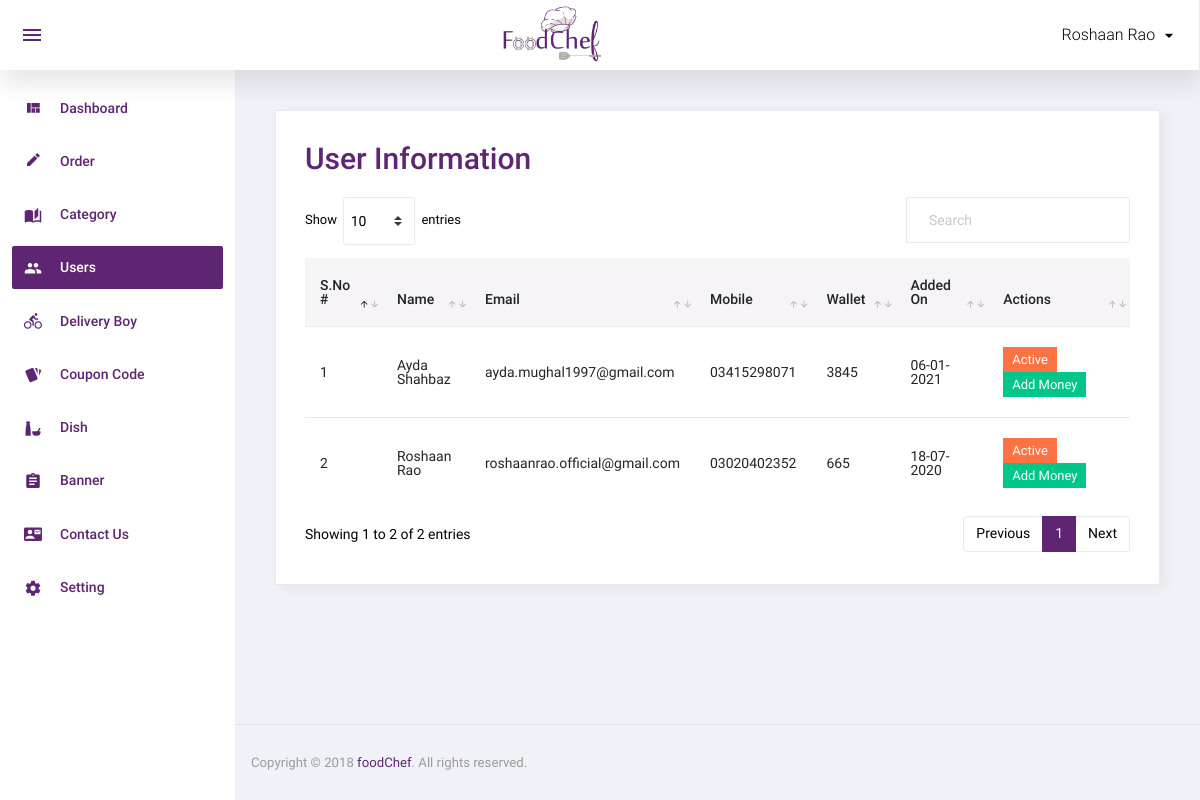
The app's page /admin/user.php (signed in) with its own data.
### tables this page shows
CREATE TABLE `user` (
  `id` int(11) NOT NULL,
  `name` varchar(50) NOT NULL,
  `email` varchar(50) NOT NULL,
  `mobile` varchar(15) NOT NULL,
  `password` varchar(100) NOT NULL,
  `status` int(11) NOT NULL,
  `email_verify` int(11) NOT NULL,
  `rand_str` varchar(20) NOT NULL,
  `referral_code` varchar(20) NOT NULL,
  `from_referral_code` varchar(20) NOT NULL,
  `added_on` datetime NOT NULL
);

### function.inc.php (called while the page is built, shortened)
	<?php
function getWalletAmt($uid){
	global $con;
	$sql="select * from wallet where user_id='$uid'";
	$res=mysqli_query($con,$sql);
	$in=0;
	$out=0;
	while($row=mysqli_fetch_assoc($res)){
		if($row['type']=='in'){
			$in=$in+$row['amt'];
		}
		if($row['type']=='out'){
			$out=$out+$row['amt'];
		}
	}
	return $in-$out;
}
?>

### admin/user.php (the view, shortened to what this page needs)
<?php
include('top.php');
$sql="select * from user order by id desc";
$res=mysqli_query($con,$sql);
?>
  <div class="card">
            <div class="card-body">
              <h1 class="grid_title text-primary">User Information</h1>
			  <div class="row grid_box">
                <div class="col-12">
                  <div class="table-responsive">
                    <table id="order-listing" class="table">
                      <thead>
                        <tr>
                            <th width="10%">S.No #</th>
                            <th width="12%">Name</th>
                            <th width="12%">Email</th>
							<th width="12%">Mobile</th>
							<th width="10%">Wallet</th>
                            <th width="14%">Added On</th>
							<th width="28%">Actions</th>
                        </tr>
                      </thead>
                      <tbody>
                        <?php if(mysqli_num_rows($res)>0){
						$i=1;
						while($row=mysqli_fetch_assoc($res)){
						?>
						<tr>
                            <td><?php echo $i?></td>
                            <td><?php echo $row['name']?></td>
							<td><?php echo $row['email']?></td>
							<td><?php echo $row['mobile']?></td>
							<td><?php echo getWalletAmt($row['id'])?></td>
							<td>
							<?php
							$dateStr=strtotime($row['added_on']);
							echo date('d-m-Y',$dateStr);
							?>
							</td>
							<td>
								<?php
								if($row['status']==1){
								?>
								<a href="?id=<?php echo $row['id']?>&type=deactive"><label class="badge badge-danger hand_cursor">Active</label></a>
								<?php
								}else{
								?>
								<a href="?id=<?php echo $row['id']?>&type=active"><label class="badge badge-info hand_cursor">Deactive</label></a>
								<?php
								}
								?>
								<a href="add_money.php?id=<?php echo $row['id']?>"><label class="badge badge-success hand_cursor">Add Money</label></a>
							</td>
                        </tr>
                        <?php
						$i++;
						} } else { ?>
						<tr>
							<td colspan="5">No data found</td>
						</tr>
						<?php } ?>
                      </tbody>
                    </table>
                  </div>
				</div>
              </div>
            </div>
          </div>
<?php include('footer.php');?>

### records on screen
user: name "Ayda Shahbaz", email "ayda.mughal1997@gmail.com", mobile "03415298071", id "3845", added_on "06-01-2021"
user: name "Roshaan Rao", email "roshaanrao.official@gmail.com", mobile "03020402352", id "665", added_on "18-07-2020"

### other values on screen
$_SESSION['ADMIN_USER'] "Roshaan Rao"
